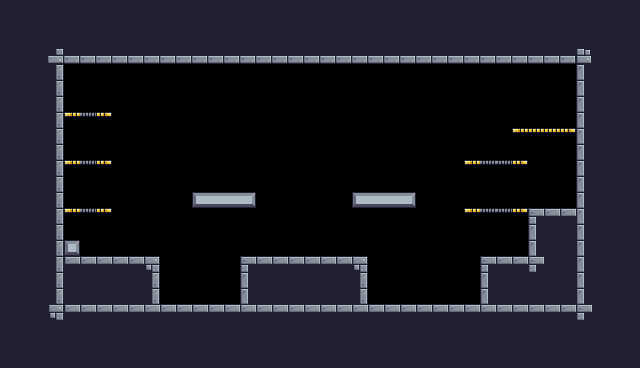

This game map was drawn from its Tiled (.tmx) file and the tilesets committed beside it. A one-line description and the full map source follow:
An orthogonal 40x23 tile map with 16x16 px tiles, 1 tile layer (Background) and 34 objects (11x Fruit, 6x Platform, 2x Saw, 2x Chicken, Player, ...).

<map version="1.10" tiledversion="1.10.2" orientation="orthogonal" renderorder="right-down" width="40" height="23" tilewidth="16" tileheight="16" infinite="0" nextlayerid="4" nextobjectid="42">
 <tileset firstgid="1" source="Pixel Adventure.tsx" />
 <layer id="1" name="Background" width="40" height="23">
  <properties>
   <property name="BackgroundColor" value="Blue" />
  </properties>
  <data encoding="csv">
24,24,24,24,24,24,24,24,24,24,24,24,24,24,24,24,24,24,24,24,24,24,24,24,24,24,24,24,24,24,24,24,24,24,24,24,24,24,24,24,
24,24,24,24,24,24,24,24,24,24,24,24,24,24,24,24,24,24,24,24,24,24,24,24,24,24,24,24,24,24,24,24,24,24,24,24,24,24,24,24,
24,24,24,24,24,24,24,24,24,24,24,24,24,24,24,24,24,24,24,24,24,24,24,24,24,24,24,24,24,24,24,24,24,24,24,24,24,24,24,24,
24,24,24,47,46,46,46,46,46,46,46,46,46,46,46,46,46,46,46,46,46,46,46,46,46,46,46,46,46,46,46,46,46,46,46,46,45,24,24,24,
24,24,24,25,0,0,0,0,0,0,0,0,0,0,0,0,0,0,0,0,0,0,0,0,0,0,0,0,0,0,0,0,0,0,0,0,23,24,24,24,
24,24,24,25,0,0,0,0,0,0,0,0,0,0,0,0,0,0,0,0,0,0,0,0,0,0,0,0,0,0,0,0,0,0,0,0,23,24,24,24,
24,24,24,25,0,0,0,0,0,0,0,0,0,0,0,0,0,0,0,0,0,0,0,0,0,0,0,0,0,0,0,0,0,0,0,0,23,24,24,24,
24,24,24,25,18,63,20,0,0,0,0,0,0,0,0,0,0,0,0,0,0,0,0,0,0,0,0,0,0,0,0,0,0,0,0,0,23,24,24,24,
24,24,24,25,0,0,0,0,0,0,0,0,0,0,0,0,0,0,0,0,0,0,0,0,0,0,0,0,0,0,0,0,18,19,19,20,23,24,24,24,
24,24,24,25,0,0,0,0,0,0,0,0,0,0,0,0,0,0,0,0,0,0,0,0,0,0,0,0,0,0,0,0,0,0,0,0,23,24,24,24,
24,24,112,25,18,63,20,0,0,0,0,0,0,0,0,0,0,0,0,0,0,0,0,0,0,0,0,0,0,18,63,63,20,0,0,0,23,24,24,24,
24,24,112,25,0,0,0,0,0,0,0,0,0,0,0,0,0,0,0,0,0,0,0,0,0,0,0,0,0,0,0,0,0,0,0,0,23,24,24,24,
24,24,112,25,0,0,0,0,0,0,0,0,101,102,102,103,0,0,0,0,0,0,101,102,102,103,0,0,0,0,0,0,0,0,0,0,23,24,24,24,
24,24,112,25,18,63,20,0,0,0,0,0,0,0,0,0,0,0,0,0,0,0,0,0,0,0,0,0,0,18,63,63,20,1,2,2,23,24,24,24,
24,24,112,25,0,0,0,0,0,0,0,0,0,0,0,0,0,0,0,0,0,0,0,0,0,0,0,0,0,0,0,0,0,23,24,24,23,24,24,24,
24,24,24,25,123,0,0,0,0,0,0,0,0,0,0,0,0,0,0,0,0,0,0,0,0,0,0,0,0,0,0,0,0,23,24,24,23,24,24,24,
24,24,24,25,2,2,2,2,2,3,0,0,0,0,0,1,2,2,2,2,2,2,3,0,0,0,0,0,0,0,1,2,2,1,24,24,23,24,24,24,
24,24,24,25,24,24,24,24,24,25,0,0,0,0,0,23,24,24,24,24,24,24,25,0,0,0,0,0,0,0,23,24,24,24,24,24,23,24,24,24,
24,24,24,25,24,24,24,24,24,25,0,0,0,0,0,23,24,24,24,24,24,24,25,0,0,0,0,0,0,0,23,24,24,24,24,24,23,24,24,24,
24,24,24,3,2,2,2,2,2,2,2,2,2,2,2,2,2,2,2,2,2,2,2,2,2,2,2,2,2,2,2,2,2,2,2,2,1,24,24,24,
24,24,24,24,24,24,24,24,24,24,24,24,24,24,24,24,24,24,24,24,24,24,24,24,24,24,24,24,24,24,24,24,24,24,24,24,24,24,24,24,
24,24,24,24,24,24,24,24,24,24,24,24,24,24,24,24,24,24,24,24,24,24,24,24,24,24,24,24,24,24,24,24,24,24,24,24,24,24,24,24,
24,24,24,24,24,24,24,24,24,24,24,24,24,24,24,24,24,24,24,24,24,24,24,24,24,24,24,24,24,24,24,24,24,24,24,24,24,24,24,24
</data>
 </layer>
 <objectgroup id="2" name="Spawnpoints">
  <object id="4" name="Player" type="Player" x="128" y="224" width="32" height="32" />
  <object id="21" name="Bananas" type="Fruit" x="80" y="80" width="32" height="32" />
  <object id="22" name="Orange" type="Fruit" x="80" y="128" width="32" height="32" />
  <object id="23" name="Apple" type="Fruit" x="80" y="176" width="32" height="32" />
  <object id="24" name="Cherries" type="Fruit" x="192" y="160" width="32" height="32" />
  <object id="25" name="Cherries" type="Fruit" x="224" y="160" width="32" height="32" />
  <object id="26" name="Cherries" type="Fruit" x="208" y="128" width="32" height="32" />
  <object id="27" name="Cherries" type="Fruit" x="352" y="160" width="32" height="32" />
  <object id="28" name="Cherries" type="Fruit" x="384" y="160" width="32" height="32" />
  <object id="29" name="Cherries" type="Fruit" x="368" y="128" width="32" height="32" />
  <object id="30" name="Kiwi" type="Fruit" x="480" y="128" width="32" height="32" />
  <object id="31" name="Kiwi" type="Fruit" x="480" y="176" width="32" height="32" />
  <object id="34" name="Saw" type="Saw" x="288" y="224" width="32" height="32">
   <properties>
    <property name="isVertical" type="bool" value="true" />
    <property name="offNeg" type="float" value="4" />
    <property name="offPos" type="float" value="0" />
   </properties>
  </object>
  <object id="36" name="Checkpoint" type="Checkpoint" x="512" y="64" width="64" height="64" />
  <object id="37" name="Chicken" type="Chicken" x="176" y="272" width="32" height="32">
   <properties>
    <property name="isStartingFlipped" type="bool" value="false" />
    <property name="offNeg" type="float" value="1" />
    <property name="offPos" type="float" value="2" />
   </properties>
  </object>
  <object id="38" name="Chicken" type="Chicken" x="416" y="272" width="32" height="32">
   <properties>
    <property name="isStartingFlipped" type="bool" value="false" />
    <property name="offNeg" type="float" value="3" />
    <property name="offPos" type="float" value="2" />
   </properties>
  </object>
  <object id="39" name="Saw" type="Saw" x="288" y="64" width="32" height="32">
   <properties>
    <property name="isVertical" type="bool" value="true" />
    <property name="offNeg" type="float" value="0" />
    <property name="offPos" type="float" value="4" />
   </properties>
  </object>
 </objectgroup>
 <objectgroup id="3" name="Collisions">
  <object id="7" x="48" y="48" width="16" height="272" />
  <object id="8" x="64" y="48" width="528" height="16" />
  <object id="9" x="576" y="64" width="16" height="256" />
  <object id="10" x="64" y="304" width="512" height="16" />
  <object id="11" x="64" y="240" width="16" height="16" />
  <object id="12" x="64" y="256" width="96" height="48" />
  <object id="13" x="192" y="192" width="64" height="16" />
  <object id="14" x="352" y="192" width="64" height="16" />
  <object id="15" x="240" y="256" width="128" height="48" />
  <object id="16" type="Platform" x="464" y="208" width="64" height="16" />
  <object id="17" type="Platform" x="464" y="160" width="64" height="16" />
  <object id="18" type="Platform" x="64" y="160" width="48" height="16" />
  <object id="19" type="Platform" x="64" y="112" width="48" height="16" />
  <object id="20" type="Platform" x="64" y="208" width="48" height="16" />
  <object id="35" x="528" y="208" width="48" height="96" />
  <object id="40" type="Platform" x="512" y="128" width="64" height="16" />
  <object id="41" x="480" y="256" width="48" height="48" />
 </objectgroup>
</map>
